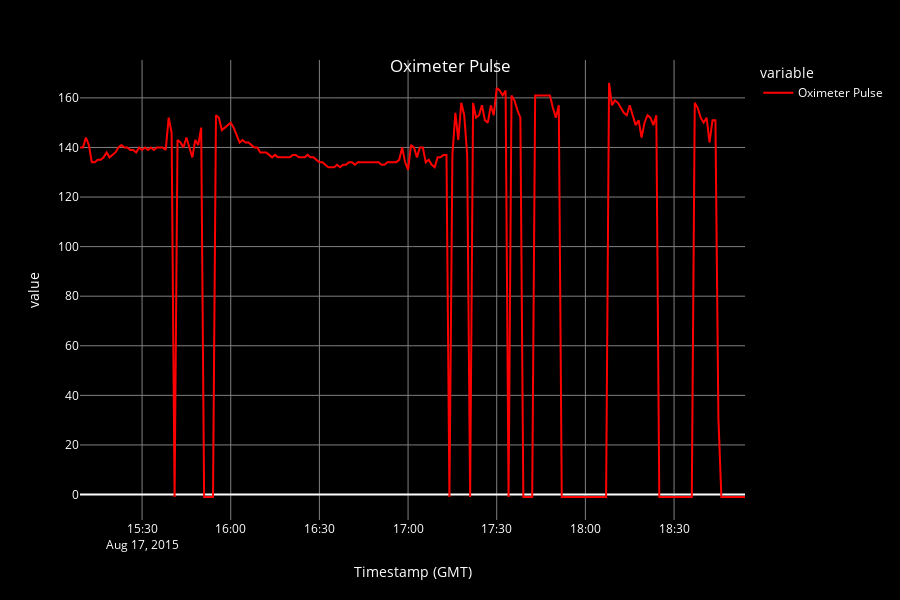

Notebook source saved alongside this figure:
### Code cell
#Oximeter Pulse

fig = px.line(df['Oximeter Pulse'], width=900, height=600)

# Set the background color to yellow
fig.update_layout(
    plot_bgcolor='black',
    paper_bgcolor='black',
    font=dict(color='white')
)

# Set the line color to blue
fig.update_traces(line_color='red')

# Show grid lines
fig.update_layout(
    xaxis=dict(showgrid=True, gridcolor='gray', gridwidth=1),
    yaxis=dict(showgrid=True, gridcolor='gray', gridwidth=1),
    title={
        'text': "Oximeter Pulse",
        'y':0.9,
        'x':0.5,
        'xanchor': 'center',
        'yanchor': 'top'
    }
)

fig.show()

### Figure 1 — Plotly figure (JSON) as saved in the notebook; plotly's stock layout.template omitted (floating-point values rounded to 4 significant figures; data arrays with more than 128 entries replaced by an {"elided": "..."} marker saying what was removed)
{"data": [{"hovertemplate": "variable=Oximeter Pulse<br>Timestamp (GMT)=%{x}<br>value=%{y}<extra></extra>", "legendgroup": "Oximeter Pulse", "line": {"color": "red", "dash": "solid"}, "marker": {"symbol": "circle"}, "mode": "lines", "name": "Oximeter Pulse", "orientation": "v", "showlegend": true, "type": "scatter", "x": {"elided": "226 str values"}, "xaxis": "x", "y": {"elided": "226 int values"}, "yaxis": "y"}], "layout": {"font": {"color": "white"}, "height": 600, "legend": {"title": {"text": "variable"}, "tracegroupgap": 0}, "margin": {"t": 60}, "paper_bgcolor": "black", "plot_bgcolor": "black", "title": {"text": "Oximeter Pulse", "x": 0.5, "xanchor": "center", "y": 0.9, "yanchor": "top"}, "width": 900, "xaxis": {"anchor": "y", "domain": [0, 1], "gridcolor": "gray", "gridwidth": 1, "showgrid": true, "title": {"text": "Timestamp (GMT)"}}, "yaxis": {"anchor": "x", "domain": [0, 1], "gridcolor": "gray", "gridwidth": 1, "showgrid": true, "title": {"text": "value"}}}}
